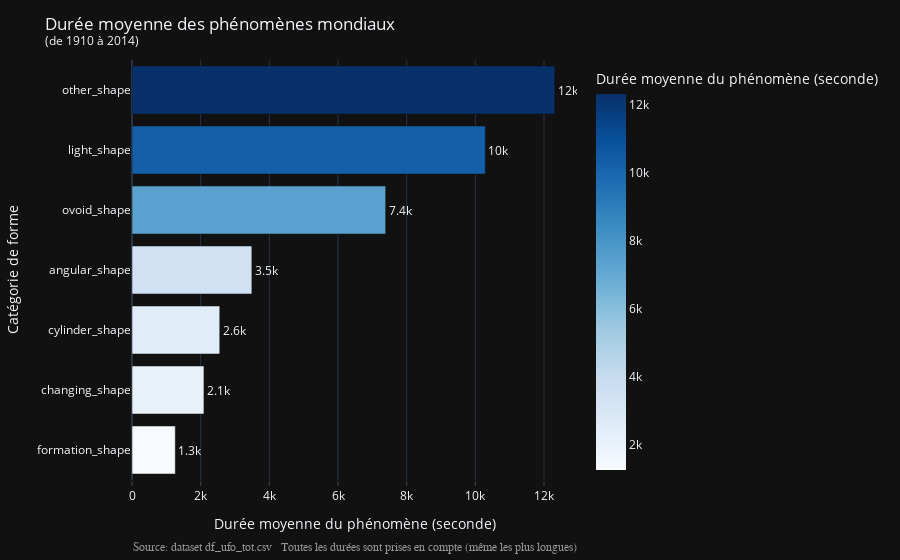

The cell this chart's notebook holds for it:
### Code cell
# Graph
fig = px.bar(df_ufo_tot_freq_dur,
             y='cat_UFO_shape',
             x='mean_length_of_encounter_seconds',
             text='mean_length_of_encounter_seconds',
             labels={'mean_length_of_encounter_seconds': 'Durée moyenne du phénomène (seconde)',
                     'cat_UFO_shape': 'Catégorie de forme'},
             color='mean_length_of_encounter_seconds',
             color_continuous_scale=COLOR_UFO_DURATION,
             template=TEMPLATE)

# Text
fig.update_traces(texttemplate='%{text:.2s}',
                  textposition='outside')

fig.update_layout(
    title='Durée moyenne des phénomènes mondiaux<br>'
    "<sup>(de 1910 à 2014)</sup>",
    showlegend=True)

# Axes
fig.update_xaxes(showgrid=True,
                 ticks="outside")

# Annotations
annotations = []

# Source
annotations.append(dict(xref='paper', yref='paper', x=0.5, y=-0.14,
                        xanchor='center', yanchor='top',
                        text='Source: dataset df_ufo_tot.csv' +
                        '   Toutes les durées sont prises en compte (même les plus longues)',
                        font=dict(family='Arial',
                                  size=12,
                                  color='rgb(150,150,150)'),
                        showarrow=False))


fig.update_layout(annotations=annotations)

fig.show()

### Figure 1 — Plotly figure (JSON) as saved in the notebook; plotly's stock layout.template omitted (floating-point values rounded to 4 significant figures)
{"data": [{"alignmentgroup": "True", "hovertemplate": "Durée moyenne du phénomène (seconde)=%{marker.color}<br>Catégorie de forme=%{y}<extra></extra>", "legendgroup": "", "marker": {"color": [1262.0, 2095.0, 2556.0, 3491.0, 7389.0, 10290.0, 12310.0], "coloraxis": "coloraxis"}, "name": "", "offsetgroup": "", "orientation": "h", "showlegend": false, "text": [1262.0, 2095.0, 2556.0, 3491.0, 7389.0, 10290.0, 12310.0], "textposition": "outside", "texttemplate": "%{text:.2s}", "type": "bar", "x": [1262.0, 2095.0, 2556.0, 3491.0, 7389.0, 10290.0, 12310.0], "xaxis": "x", "y": ["formation_shape", "changing_shape", "cylinder_shape", "angular_shape", "ovoid_shape", "light_shape", "other_shape"], "yaxis": "y"}], "layout": {"annotations": [{"font": {"color": "rgb(150,150,150)", "family": "Arial", "size": 12}, "showarrow": false, "text": "Source: dataset df_ufo_tot.csv   Toutes les durées sont prises en compte (même les plus longues)", "x": 0.5, "xanchor": "center", "xref": "paper", "y": -0.14, "yanchor": "top", "yref": "paper"}], "barmode": "relative", "coloraxis": {"colorbar": {"title": {"text": "Durée moyenne du phénomène (seconde)"}}, "colorscale": [[0, "rgb(247,251,255)"], [0.125, "rgb(222,235,247)"], [0.25, "rgb(198,219,239)"], [0.375, "rgb(158,202,225)"], [0.5, "rgb(107,174,214)"], [0.625, "rgb(66,146,198)"], [0.75, "rgb(33,113,181)"], [0.875, "rgb(8,81,156)"], [1, "rgb(8,48,107)"]]}, "legend": {"tracegroupgap": 0}, "margin": {"t": 60}, "showlegend": true, "title": {"text": "Durée moyenne des phénomènes mondiaux<br><sup>(de 1910 à 2014)</sup>"}, "xaxis": {"anchor": "y", "domain": [0, 1], "showgrid": true, "ticks": "outside", "title": {"text": "Durée moyenne du phénomène (seconde)"}}, "yaxis": {"anchor": "x", "domain": [0, 1], "title": {"text": "Catégorie de forme"}}}}
